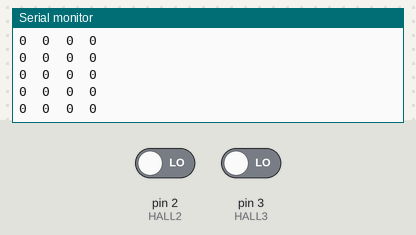
Bench run of a sketch on a simulated Arduino Uno, built with avr-gcc and run on an emulated ATmega328P. Shown: the last lines printed to the serial monitor. The inputs (shaded band) are chosen by the test bench; at power-on: pin 2 (HALL2) LOW, pin 3 (HALL3) LOW.

Above: at 1.2 s.
1.3 s: pin 2 (HALL2) driven HIGH
At 1.31 s:
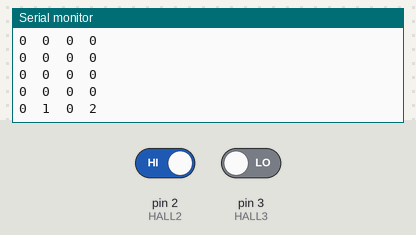
2.8 s: pin 3 (HALL3) driven HIGH
At 2.81 s:
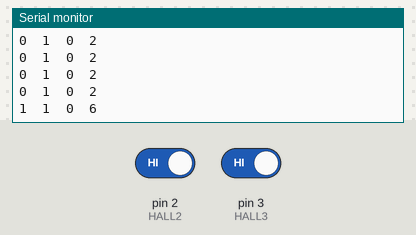
4.3 s: pin 2 (HALL2) driven LOW
At 4.32 s:
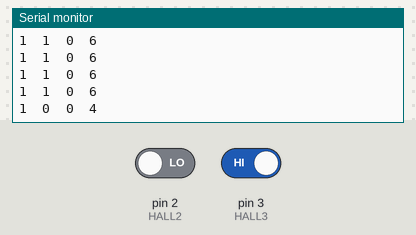
Timing chart, 0 to 7.3 s (numbered marks = the images above; inputs shaded):
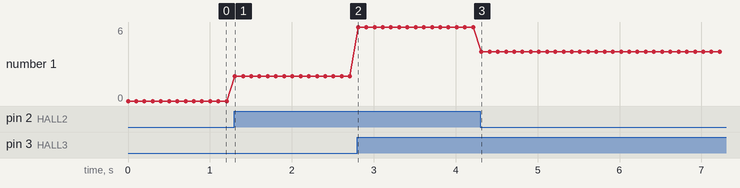

Measured:
- after the input at 1.3 s, the serial monitor: prints a new line at once (image 1)
- after the input at 2.8 s, the serial monitor: prints a new line at once (image 2)
- after the input at 4.3 s, the serial monitor: prints a new line at once (image 3)
- plotted number 1: 0 → 2 after the input at 1.3 s, 2 → 6 after the input at 2.8 s, 6 → 4 after the input at 4.3 s

The sketch:

HallRead.ino
```cpp
//For 2017 ESC
#define HALL1 1
#define HALL2 2
#define HALL3 3


//For 2016 ESC
/*#define HALL1 16
#define HALL2 17
#define HALL3 20*/

void setup() {
  Serial.begin(9600);

  pinMode(HALL1, INPUT);
  pinMode(HALL2, INPUT);
  pinMode(HALL3, INPUT);

}

void loop() {

  int out1 = digitalRead(HALL1);
  int out2 = digitalRead(HALL2);
  int out3 = digitalRead(HALL3);

  Serial.print(out3);
  Serial.print("\t");
  Serial.print(out2);
  Serial.print("\t");
  Serial.print(out1);
  Serial.print("\t");
  Serial.print(out3 << 2 | out2 << 1 | out1);
  Serial.print("\n");

  delay(100);
}
```
